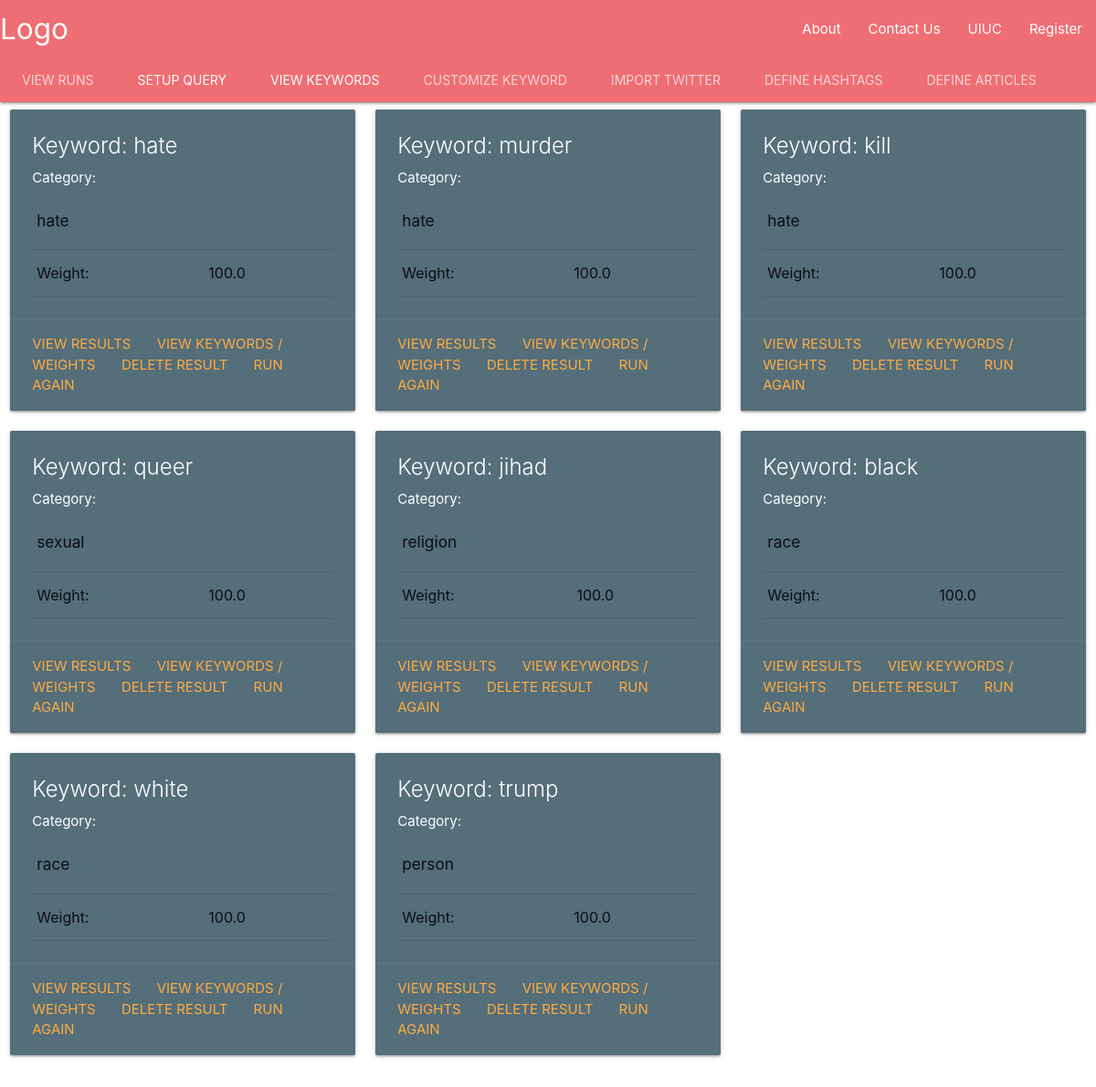
The page /keywords/ on the database its author committed.
### main/models.py (models this page shows, shortened)
class Keyword_Master(models.Model):
	keyword_id = models.AutoField(primary_key=True, blank = True, verbose_name="Keyword Id")
	keyword = models.CharField(max_length=200)
	keyword_category_id = models.ForeignKey(Keyword_Categories, default = 1, on_delete = models.SET_DEFAULT)
	default_weight = models.FloatField("Default Weight", default = 100)

class Keyword_Categories(models.Model):
	keyword_category_id = models.AutoField(primary_key = True, blank = True, verbose_name="Keyword Category ID")
	category = models.CharField(max_length=100)
	def __str__(self):
		return self.category

### main/views.py (the view)
# urls.py: path("keywords/", views.keywords, name="keywords"),
def keywords(request):
	return render(request=request, template_name ="main/keywords.html",	context={"keywords": Keyword_Master.objects.all})

### main/templates/main/keywords.html
{% extends "main/header.html" %}
{% block content %}
   <div class="row">
      {% for keyword in keywords%}
      <div class="col s12 m6 l4">
        <div class="card blue-grey darken-1">
          <div class="card-content white-text">
            <span class="card-title">Keyword: {{keyword.keyword}}</span>
              <table>
                  <tr>Category:<td><h6>{{keyword.keyword_category_id}}</h6></td></tr>
                  <tr><td>Weight:</td><td>{{keyword.default_weight}}</td></tr>
              </table>
              </div>
          <div class="card-action">
            <a href="#">View Results</a>
            <a href="#">View Keywords / Weights</a>
            <a href="#">Delete Result</a>
            <a href="#">Run Again</a>
          </div>
        </div>
      </div>
      {% endfor %}
    </div>
{% endblock %}

### rows shown on the page
Keyword_Master: keyword "hate", keyword_category_id "hate", default_weight "100.0"
Keyword_Master: keyword "murder", keyword_category_id "hate", default_weight "100.0"
Keyword_Master: keyword "kill", keyword_category_id "hate", default_weight "100.0"
Keyword_Master: keyword "queer", keyword_category_id "sexual", default_weight "100.0"
Keyword_Master: keyword "jihad", keyword_category_id "religion", default_weight "100.0"
Keyword_Master: keyword "black", keyword_category_id "race", default_weight "100.0"
Keyword_Master: keyword "white", keyword_category_id "race", default_weight "100.0"
Keyword_Master: keyword "trump", keyword_category_id "person", default_weight "100.0"
